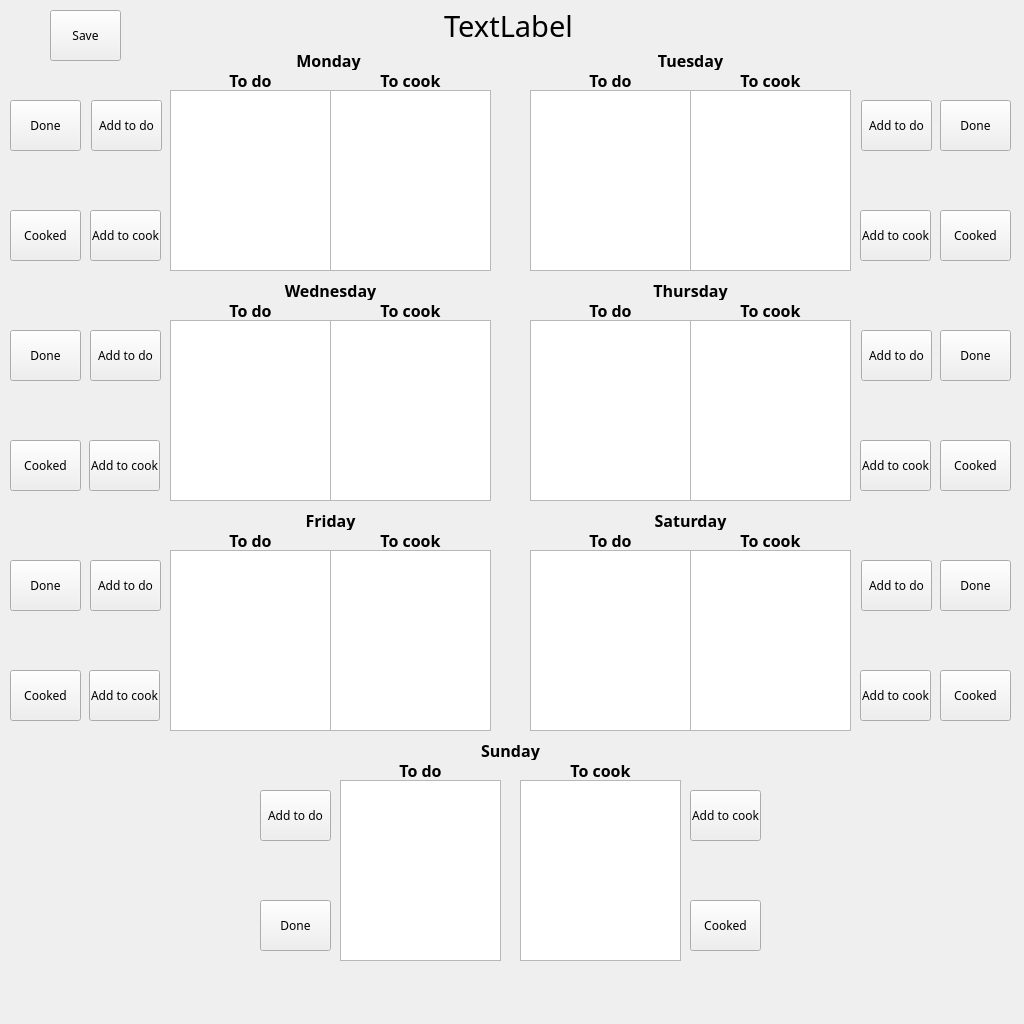
<?xml version="1.0" encoding="UTF-8"?>
<ui version="4.0">
 <class>MainWindow</class>
 <widget class="QMainWindow" name="MainWindow">
  <property name="geometry">
   <rect>
    <x>0</x>
    <y>0</y>
    <width>1024</width>
    <height>1024</height>
   </rect>
  </property>
  <property name="minimumSize">
   <size>
    <width>1024</width>
    <height>1024</height>
   </size>
  </property>
  <property name="maximumSize">
   <size>
    <width>1024</width>
    <height>1024</height>
   </size>
  </property>
  <property name="cursor">
   <cursorShape>ArrowCursor</cursorShape>
  </property>
  <property name="windowTitle">
   <string>MainWindow</string>
  </property>
  <widget class="QWidget" name="centralwidget">
   <widget class="QListWidget" name="listWidgetMonday1">
    <property name="geometry">
     <rect>
      <x>170</x>
      <y>90</y>
      <width>161</width>
      <height>181</height>
     </rect>
    </property>
   </widget>
   <widget class="QListWidget" name="listWidgetMonday2">
    <property name="geometry">
     <rect>
      <x>330</x>
      <y>90</y>
      <width>161</width>
      <height>181</height>
     </rect>
    </property>
   </widget>
   <widget class="QListWidget" name="listWidgetTuesday2">
    <property name="geometry">
     <rect>
      <x>690</x>
      <y>90</y>
      <width>161</width>
      <height>181</height>
     </rect>
    </property>
   </widget>
   <widget class="QListWidget" name="listWidgetTuesday1">
    <property name="geometry">
     <rect>
      <x>530</x>
      <y>90</y>
      <width>161</width>
      <height>181</height>
     </rect>
    </property>
   </widget>
   <widget class="QListWidget" name="listWidgetWednesday1">
    <property name="geometry">
     <rect>
      <x>170</x>
      <y>320</y>
      <width>161</width>
      <height>181</height>
     </rect>
    </property>
   </widget>
   <widget class="QListWidget" name="listWidgetWednesday2">
    <property name="geometry">
     <rect>
      <x>330</x>
      <y>320</y>
      <width>161</width>
      <height>181</height>
     </rect>
    </property>
   </widget>
   <widget class="QListWidget" name="listWidgetThursday1">
    <property name="geometry">
     <rect>
      <x>530</x>
      <y>320</y>
      <width>161</width>
      <height>181</height>
     </rect>
    </property>
   </widget>
   <widget class="QListWidget" name="listWidgetThursday2">
    <property name="geometry">
     <rect>
      <x>690</x>
      <y>320</y>
      <width>161</width>
      <height>181</height>
     </rect>
    </property>
   </widget>
   <widget class="QListWidget" name="listWidgetFriday1">
    <property name="geometry">
     <rect>
      <x>170</x>
      <y>550</y>
      <width>161</width>
      <height>181</height>
     </rect>
    </property>
   </widget>
   <widget class="QListWidget" name="listWidgetFriday2">
    <property name="geometry">
     <rect>
      <x>330</x>
      <y>550</y>
      <width>161</width>
      <height>181</height>
     </rect>
    </property>
   </widget>
   <widget class="QListWidget" name="listWidgetSaturday1">
    <property name="geometry">
     <rect>
      <x>530</x>
      <y>550</y>
      <width>161</width>
      <height>181</height>
     </rect>
    </property>
   </widget>
   <widget class="QListWidget" name="listWidgetSaturday2">
    <property name="geometry">
     <rect>
      <x>690</x>
      <y>550</y>
      <width>161</width>
      <height>181</height>
     </rect>
    </property>
   </widget>
   <widget class="QListWidget" name="listWidgetSunday1">
    <property name="geometry">
     <rect>
      <x>340</x>
      <y>780</y>
      <width>161</width>
      <height>181</height>
     </rect>
    </property>
   </widget>
   <widget class="QListWidget" name="listWidgetSunday2">
    <property name="geometry">
     <rect>
      <x>520</x>
      <y>780</y>
      <width>161</width>
      <height>181</height>
     </rect>
    </property>
   </widget>
   <widget class="QLabel" name="label">
    <property name="geometry">
     <rect>
      <x>178</x>
      <y>50</y>
      <width>301</width>
      <height>20</height>
     </rect>
    </property>
    <property name="font">
     <font>
      <family>Gill Sans MT</family>
      <pointsize>12</pointsize>
      <bold>true</bold>
     </font>
    </property>
    <property name="text">
     <string>Monday</string>
    </property>
    <property name="alignment">
     <set>Qt::AlignCenter</set>
    </property>
   </widget>
   <widget class="QLabel" name="label_2">
    <property name="geometry">
     <rect>
      <x>540</x>
      <y>50</y>
      <width>301</width>
      <height>20</height>
     </rect>
    </property>
    <property name="font">
     <font>
      <family>Gill Sans MT</family>
      <pointsize>12</pointsize>
      <bold>true</bold>
     </font>
    </property>
    <property name="text">
     <string>Tuesday</string>
    </property>
    <property name="alignment">
     <set>Qt::AlignCenter</set>
    </property>
   </widget>
   <widget class="QLabel" name="label_3">
    <property name="geometry">
     <rect>
      <x>540</x>
      <y>280</y>
      <width>301</width>
      <height>20</height>
     </rect>
    </property>
    <property name="font">
     <font>
      <family>Gill Sans MT</family>
      <pointsize>12</pointsize>
      <bold>true</bold>
     </font>
    </property>
    <property name="text">
     <string>Thursday</string>
    </property>
    <property name="alignment">
     <set>Qt::AlignCenter</set>
    </property>
   </widget>
   <widget class="QLabel" name="label_4">
    <property name="geometry">
     <rect>
      <x>180</x>
      <y>280</y>
      <width>301</width>
      <height>20</height>
     </rect>
    </property>
    <property name="font">
     <font>
      <family>Gill Sans MT</family>
      <pointsize>12</pointsize>
      <bold>true</bold>
     </font>
    </property>
    <property name="text">
     <string>Wednesday</string>
    </property>
    <property name="alignment">
     <set>Qt::AlignCenter</set>
    </property>
   </widget>
   <widget class="QLabel" name="label_5">
    <property name="geometry">
     <rect>
      <x>540</x>
      <y>510</y>
      <width>301</width>
      <height>20</height>
     </rect>
    </property>
    <property name="font">
     <font>
      <family>Gill Sans MT</family>
      <pointsize>12</pointsize>
      <bold>true</bold>
     </font>
    </property>
    <property name="text">
     <string>Saturday</string>
    </property>
    <property name="alignment">
     <set>Qt::AlignCenter</set>
    </property>
   </widget>
   <widget class="QLabel" name="label_6">
    <property name="geometry">
     <rect>
      <x>180</x>
      <y>510</y>
      <width>301</width>
      <height>20</height>
     </rect>
    </property>
    <property name="font">
     <font>
      <family>Gill Sans MT</family>
      <pointsize>12</pointsize>
      <bold>true</bold>
     </font>
    </property>
    <property name="text">
     <string>Friday</string>
    </property>
    <property name="alignment">
     <set>Qt::AlignCenter</set>
    </property>
   </widget>
   <widget class="QLabel" name="label_8">
    <property name="geometry">
     <rect>
      <x>360</x>
      <y>740</y>
      <width>301</width>
      <height>20</height>
     </rect>
    </property>
    <property name="font">
     <font>
      <family>Gill Sans MT</family>
      <pointsize>12</pointsize>
      <bold>true</bold>
     </font>
    </property>
    <property name="text">
     <string>Sunday</string>
    </property>
    <property name="alignment">
     <set>Qt::AlignCenter</set>
    </property>
   </widget>
   <widget class="QLabel" name="label_7">
    <property name="geometry">
     <rect>
      <x>170</x>
      <y>70</y>
      <width>161</width>
      <height>20</height>
     </rect>
    </property>
    <property name="font">
     <font>
      <family>Gill Sans MT</family>
      <pointsize>12</pointsize>
      <bold>true</bold>
     </font>
    </property>
    <property name="text">
     <string>To do</string>
    </property>
    <property name="alignment">
     <set>Qt::AlignCenter</set>
    </property>
   </widget>
   <widget class="QLabel" name="label_9">
    <property name="geometry">
     <rect>
      <x>330</x>
      <y>70</y>
      <width>161</width>
      <height>20</height>
     </rect>
    </property>
    <property name="font">
     <font>
      <family>Gill Sans MT</family>
      <pointsize>12</pointsize>
      <bold>true</bold>
     </font>
    </property>
    <property name="text">
     <string>To cook</string>
    </property>
    <property name="alignment">
     <set>Qt::AlignCenter</set>
    </property>
   </widget>
   <widget class="QLabel" name="label_10">
    <property name="geometry">
     <rect>
      <x>530</x>
      <y>70</y>
      <width>161</width>
      <height>20</height>
     </rect>
    </property>
    <property name="font">
     <font>
      <family>Gill Sans MT</family>
      <pointsize>12</pointsize>
      <bold>true</bold>
     </font>
    </property>
    <property name="text">
     <string>To do</string>
    </property>
    <property name="alignment">
     <set>Qt::AlignCenter</set>
    </property>
   </widget>
   <widget class="QLabel" name="label_11">
    <property name="geometry">
     <rect>
      <x>690</x>
      <y>70</y>
      <width>161</width>
      <height>20</height>
     </rect>
    </property>
    <property name="font">
     <font>
      <family>Gill Sans MT</family>
      <pointsize>12</pointsize>
      <bold>true</bold>
     </font>
    </property>
    <property name="text">
     <string>To cook</string>
    </property>
    <property name="alignment">
     <set>Qt::AlignCenter</set>
    </property>
   </widget>
   <widget class="QLabel" name="label_12">
    <property name="geometry">
     <rect>
      <x>330</x>
      <y>300</y>
      <width>161</width>
      <height>20</height>
     </rect>
    </property>
    <property name="font">
     <font>
      <family>Gill Sans MT</family>
      <pointsize>12</pointsize>
      <bold>true</bold>
     </font>
    </property>
    <property name="text">
     <string>To cook</string>
    </property>
    <property name="alignment">
     <set>Qt::AlignCenter</set>
    </property>
   </widget>
   <widget class="QLabel" name="label_13">
    <property name="geometry">
     <rect>
      <x>170</x>
      <y>300</y>
      <width>161</width>
      <height>20</height>
     </rect>
    </property>
    <property name="font">
     <font>
      <family>Gill Sans MT</family>
      <pointsize>12</pointsize>
      <bold>true</bold>
     </font>
    </property>
    <property name="text">
     <string>To do</string>
    </property>
    <property name="alignment">
     <set>Qt::AlignCenter</set>
    </property>
   </widget>
   <widget class="QLabel" name="label_14">
    <property name="geometry">
     <rect>
      <x>530</x>
      <y>300</y>
      <width>161</width>
      <height>20</height>
     </rect>
    </property>
    <property name="font">
     <font>
      <family>Gill Sans MT</family>
      <pointsize>12</pointsize>
      <bold>true</bold>
     </font>
    </property>
    <property name="text">
     <string>To do</string>
    </property>
    <property name="alignment">
     <set>Qt::AlignCenter</set>
    </property>
   </widget>
   <widget class="QLabel" name="label_15">
    <property name="geometry">
     <rect>
      <x>690</x>
      <y>300</y>
      <width>161</width>
      <height>20</height>
     </rect>
    </property>
    <property name="font">
     <font>
      <family>Gill Sans MT</family>
      <pointsize>12</pointsize>
      <bold>true</bold>
     </font>
    </property>
    <property name="text">
     <string>To cook</string>
    </property>
    <property name="alignment">
     <set>Qt::AlignCenter</set>
    </property>
   </widget>
   <widget class="QLabel" name="label_16">
    <property name="geometry">
     <rect>
      <x>330</x>
      <y>530</y>
      <width>161</width>
      <height>20</height>
     </rect>
    </property>
    <property name="font">
     <font>
      <family>Gill Sans MT</family>
      <pointsize>12</pointsize>
      <bold>true</bold>
     </font>
    </property>
    <property name="text">
     <string>To cook</string>
    </property>
    <property name="alignment">
     <set>Qt::AlignCenter</set>
    </property>
   </widget>
   <widget class="QLabel" name="label_17">
    <property name="geometry">
     <rect>
      <x>170</x>
      <y>530</y>
      <width>161</width>
      <height>20</height>
     </rect>
    </property>
    <property name="font">
     <font>
      <family>Gill Sans MT</family>
      <pointsize>12</pointsize>
      <bold>true</bold>
     </font>
    </property>
    <property name="text">
     <string>To do</string>
    </property>
    <property name="alignment">
     <set>Qt::AlignCenter</set>
    </property>
   </widget>
   <widget class="QLabel" name="label_18">
    <property name="geometry">
     <rect>
      <x>530</x>
      <y>530</y>
      <width>161</width>
      <height>20</height>
     </rect>
    </property>
    <property name="font">
     <font>
      <family>Gill Sans MT</family>
      <pointsize>12</pointsize>
      <bold>true</bold>
     </font>
    </property>
    <property name="text">
     <string>To do</string>
    </property>
    <property name="alignment">
     <set>Qt::AlignCenter</set>
    </property>
   </widget>
   <widget class="QLabel" name="label_19">
    <property name="geometry">
     <rect>
      <x>690</x>
      <y>530</y>
      <width>161</width>
      <height>20</height>
     </rect>
    </property>
    <property name="font">
     <font>
      <family>Gill Sans MT</family>
      <pointsize>12</pointsize>
      <bold>true</bold>
     </font>
    </property>
    <property name="text">
     <string>To cook</string>
    </property>
    <property name="alignment">
     <set>Qt::AlignCenter</set>
    </property>
   </widget>
   <widget class="QLabel" name="label_20">
    <property name="geometry">
     <rect>
      <x>340</x>
      <y>760</y>
      <width>161</width>
      <height>20</height>
     </rect>
    </property>
    <property name="font">
     <font>
      <family>Gill Sans MT</family>
      <pointsize>12</pointsize>
      <bold>true</bold>
     </font>
    </property>
    <property name="text">
     <string>To do</string>
    </property>
    <property name="alignment">
     <set>Qt::AlignCenter</set>
    </property>
   </widget>
   <widget class="QLabel" name="label_21">
    <property name="geometry">
     <rect>
      <x>520</x>
      <y>760</y>
      <width>161</width>
      <height>20</height>
     </rect>
    </property>
    <property name="font">
     <font>
      <family>Gill Sans MT</family>
      <pointsize>12</pointsize>
      <bold>true</bold>
     </font>
    </property>
    <property name="text">
     <string>To cook</string>
    </property>
    <property name="alignment">
     <set>Qt::AlignCenter</set>
    </property>
   </widget>
   <widget class="QLabel" name="label_22">
    <property name="geometry">
     <rect>
      <x>338</x>
      <y>10</y>
      <width>341</width>
      <height>31</height>
     </rect>
    </property>
    <property name="font">
     <font>
      <family>Gill Sans MT</family>
      <pointsize>22</pointsize>
     </font>
    </property>
    <property name="text">
     <string>TextLabel</string>
    </property>
    <property name="alignment">
     <set>Qt::AlignCenter</set>
    </property>
   </widget>
   <widget class="QPushButton" name="pushButtonAddDo1">
    <property name="geometry">
     <rect>
      <x>91</x>
      <y>100</y>
      <width>71</width>
      <height>51</height>
     </rect>
    </property>
    <property name="font">
     <font>
      <family>Gill Sans MT</family>
     </font>
    </property>
    <property name="text">
     <string>Add to do</string>
    </property>
   </widget>
   <widget class="QPushButton" name="pushButtonAddCook1">
    <property name="geometry">
     <rect>
      <x>90</x>
      <y>210</y>
      <width>71</width>
      <height>51</height>
     </rect>
    </property>
    <property name="font">
     <font>
      <family>Gill Sans MT</family>
     </font>
    </property>
    <property name="text">
     <string>Add to cook</string>
    </property>
   </widget>
   <widget class="QPushButton" name="pushButtonDone1">
    <property name="geometry">
     <rect>
      <x>10</x>
      <y>100</y>
      <width>71</width>
      <height>51</height>
     </rect>
    </property>
    <property name="font">
     <font>
      <family>Gill Sans MT</family>
     </font>
    </property>
    <property name="text">
     <string>Done</string>
    </property>
   </widget>
   <widget class="QPushButton" name="pushButtonCooked1">
    <property name="geometry">
     <rect>
      <x>10</x>
      <y>210</y>
      <width>71</width>
      <height>51</height>
     </rect>
    </property>
    <property name="font">
     <font>
      <family>Gill Sans MT</family>
     </font>
    </property>
    <property name="text">
     <string>Cooked</string>
    </property>
   </widget>
   <widget class="QPushButton" name="pushButtonAddDo3">
    <property name="geometry">
     <rect>
      <x>90</x>
      <y>330</y>
      <width>71</width>
      <height>51</height>
     </rect>
    </property>
    <property name="font">
     <font>
      <family>Gill Sans MT</family>
     </font>
    </property>
    <property name="text">
     <string>Add to do</string>
    </property>
   </widget>
   <widget class="QPushButton" name="pushButtonCooked3">
    <property name="geometry">
     <rect>
      <x>10</x>
      <y>440</y>
      <width>71</width>
      <height>51</height>
     </rect>
    </property>
    <property name="font">
     <font>
      <family>Gill Sans MT</family>
     </font>
    </property>
    <property name="text">
     <string>Cooked</string>
    </property>
   </widget>
   <widget class="QPushButton" name="pushButtonAddCook3">
    <property name="geometry">
     <rect>
      <x>89</x>
      <y>440</y>
      <width>71</width>
      <height>51</height>
     </rect>
    </property>
    <property name="font">
     <font>
      <family>Gill Sans MT</family>
     </font>
    </property>
    <property name="text">
     <string>Add to cook</string>
    </property>
   </widget>
   <widget class="QPushButton" name="pushButtonDone3">
    <property name="geometry">
     <rect>
      <x>10</x>
      <y>330</y>
      <width>71</width>
      <height>51</height>
     </rect>
    </property>
    <property name="font">
     <font>
      <family>Gill Sans MT</family>
     </font>
    </property>
    <property name="text">
     <string>Done</string>
    </property>
   </widget>
   <widget class="QPushButton" name="pushButtonAddDo5">
    <property name="geometry">
     <rect>
      <x>90</x>
      <y>560</y>
      <width>71</width>
      <height>51</height>
     </rect>
    </property>
    <property name="font">
     <font>
      <family>Gill Sans MT</family>
     </font>
    </property>
    <property name="text">
     <string>Add to do</string>
    </property>
   </widget>
   <widget class="QPushButton" name="pushButtonCooked5">
    <property name="geometry">
     <rect>
      <x>10</x>
      <y>670</y>
      <width>71</width>
      <height>51</height>
     </rect>
    </property>
    <property name="font">
     <font>
      <family>Gill Sans MT</family>
     </font>
    </property>
    <property name="text">
     <string>Cooked</string>
    </property>
   </widget>
   <widget class="QPushButton" name="pushButtonAddCook5">
    <property name="geometry">
     <rect>
      <x>89</x>
      <y>670</y>
      <width>71</width>
      <height>51</height>
     </rect>
    </property>
    <property name="font">
     <font>
      <family>Gill Sans MT</family>
     </font>
    </property>
    <property name="text">
     <string>Add to cook</string>
    </property>
   </widget>
   <widget class="QPushButton" name="pushButtonDone5">
    <property name="geometry">
     <rect>
      <x>10</x>
      <y>560</y>
      <width>71</width>
      <height>51</height>
     </rect>
    </property>
    <property name="font">
     <font>
      <family>Gill Sans MT</family>
     </font>
    </property>
    <property name="text">
     <string>Done</string>
    </property>
   </widget>
   <widget class="QPushButton" name="pushButtonAddDo2">
    <property name="geometry">
     <rect>
      <x>861</x>
      <y>100</y>
      <width>71</width>
      <height>51</height>
     </rect>
    </property>
    <property name="font">
     <font>
      <family>Gill Sans MT</family>
     </font>
    </property>
    <property name="text">
     <string>Add to do</string>
    </property>
   </widget>
   <widget class="QPushButton" name="pushButtonAddCook2">
    <property name="geometry">
     <rect>
      <x>860</x>
      <y>210</y>
      <width>71</width>
      <height>51</height>
     </rect>
    </property>
    <property name="font">
     <font>
      <family>Gill Sans MT</family>
     </font>
    </property>
    <property name="text">
     <string>Add to cook</string>
    </property>
   </widget>
   <widget class="QPushButton" name="pushButtonAddDo4">
    <property name="geometry">
     <rect>
      <x>861</x>
      <y>330</y>
      <width>71</width>
      <height>51</height>
     </rect>
    </property>
    <property name="font">
     <font>
      <family>Gill Sans MT</family>
     </font>
    </property>
    <property name="text">
     <string>Add to do</string>
    </property>
   </widget>
   <widget class="QPushButton" name="pushButtonAddCook4">
    <property name="geometry">
     <rect>
      <x>860</x>
      <y>440</y>
      <width>71</width>
      <height>51</height>
     </rect>
    </property>
    <property name="font">
     <font>
      <family>Gill Sans MT</family>
     </font>
    </property>
    <property name="text">
     <string>Add to cook</string>
    </property>
   </widget>
   <widget class="QPushButton" name="pushButtonAddDo6">
    <property name="geometry">
     <rect>
      <x>861</x>
      <y>560</y>
      <width>71</width>
      <height>51</height>
     </rect>
    </property>
    <property name="font">
     <font>
      <family>Gill Sans MT</family>
     </font>
    </property>
    <property name="text">
     <string>Add to do</string>
    </property>
   </widget>
   <widget class="QPushButton" name="pushButtonAddCook6">
    <property name="geometry">
     <rect>
      <x>860</x>
      <y>670</y>
      <width>71</width>
      <height>51</height>
     </rect>
    </property>
    <property name="font">
     <font>
      <family>Gill Sans MT</family>
     </font>
    </property>
    <property name="text">
     <string>Add to cook</string>
    </property>
   </widget>
   <widget class="QPushButton" name="pushButtonCooked2">
    <property name="geometry">
     <rect>
      <x>940</x>
      <y>210</y>
      <width>71</width>
      <height>51</height>
     </rect>
    </property>
    <property name="font">
     <font>
      <family>Gill Sans MT</family>
     </font>
    </property>
    <property name="text">
     <string>Cooked</string>
    </property>
   </widget>
   <widget class="QPushButton" name="pushButtonDone2">
    <property name="geometry">
     <rect>
      <x>940</x>
      <y>100</y>
      <width>71</width>
      <height>51</height>
     </rect>
    </property>
    <property name="font">
     <font>
      <family>Gill Sans MT</family>
     </font>
    </property>
    <property name="text">
     <string>Done</string>
    </property>
   </widget>
   <widget class="QPushButton" name="pushButtonCooked4">
    <property name="geometry">
     <rect>
      <x>940</x>
      <y>440</y>
      <width>71</width>
      <height>51</height>
     </rect>
    </property>
    <property name="font">
     <font>
      <family>Gill Sans MT</family>
     </font>
    </property>
    <property name="text">
     <string>Cooked</string>
    </property>
   </widget>
   <widget class="QPushButton" name="pushButtonDone4">
    <property name="geometry">
     <rect>
      <x>940</x>
      <y>330</y>
      <width>71</width>
      <height>51</height>
     </rect>
    </property>
    <property name="font">
     <font>
      <family>Gill Sans MT</family>
     </font>
    </property>
    <property name="text">
     <string>Done</string>
    </property>
   </widget>
   <widget class="QPushButton" name="pushButtonCooked6">
    <property name="geometry">
     <rect>
      <x>940</x>
      <y>670</y>
      <width>71</width>
      <height>51</height>
     </rect>
    </property>
    <property name="font">
     <font>
      <family>Gill Sans MT</family>
     </font>
    </property>
    <property name="text">
     <string>Cooked</string>
    </property>
   </widget>
   <widget class="QPushButton" name="pushButtonDone6">
    <property name="geometry">
     <rect>
      <x>940</x>
      <y>560</y>
      <width>71</width>
      <height>51</height>
     </rect>
    </property>
    <property name="font">
     <font>
      <family>Gill Sans MT</family>
     </font>
    </property>
    <property name="text">
     <string>Done</string>
    </property>
   </widget>
   <widget class="QPushButton" name="pushButtonAddCook7">
    <property name="geometry">
     <rect>
      <x>690</x>
      <y>790</y>
      <width>71</width>
      <height>51</height>
     </rect>
    </property>
    <property name="font">
     <font>
      <family>Gill Sans MT</family>
     </font>
    </property>
    <property name="text">
     <string>Add to cook</string>
    </property>
   </widget>
   <widget class="QPushButton" name="pushButtonAddDo7">
    <property name="geometry">
     <rect>
      <x>260</x>
      <y>790</y>
      <width>71</width>
      <height>51</height>
     </rect>
    </property>
    <property name="font">
     <font>
      <family>Gill Sans MT</family>
     </font>
    </property>
    <property name="text">
     <string>Add to do</string>
    </property>
   </widget>
   <widget class="QPushButton" name="pushButtonCooked7">
    <property name="geometry">
     <rect>
      <x>690</x>
      <y>900</y>
      <width>71</width>
      <height>51</height>
     </rect>
    </property>
    <property name="font">
     <font>
      <family>Gill Sans MT</family>
     </font>
    </property>
    <property name="text">
     <string>Cooked</string>
    </property>
   </widget>
   <widget class="QPushButton" name="pushButtonDone7">
    <property name="geometry">
     <rect>
      <x>260</x>
      <y>900</y>
      <width>71</width>
      <height>51</height>
     </rect>
    </property>
    <property name="font">
     <font>
      <family>Gill Sans MT</family>
     </font>
    </property>
    <property name="text">
     <string>Done</string>
    </property>
   </widget>
   <widget class="QPushButton" name="pushButtonSave">
    <property name="geometry">
     <rect>
      <x>50</x>
      <y>10</y>
      <width>71</width>
      <height>51</height>
     </rect>
    </property>
    <property name="font">
     <font>
      <family>Gill Sans MT</family>
     </font>
    </property>
    <property name="text">
     <string>Save</string>
    </property>
   </widget>
  </widget>
 </widget>
 <resources/>
 <connections/>
</ui>
